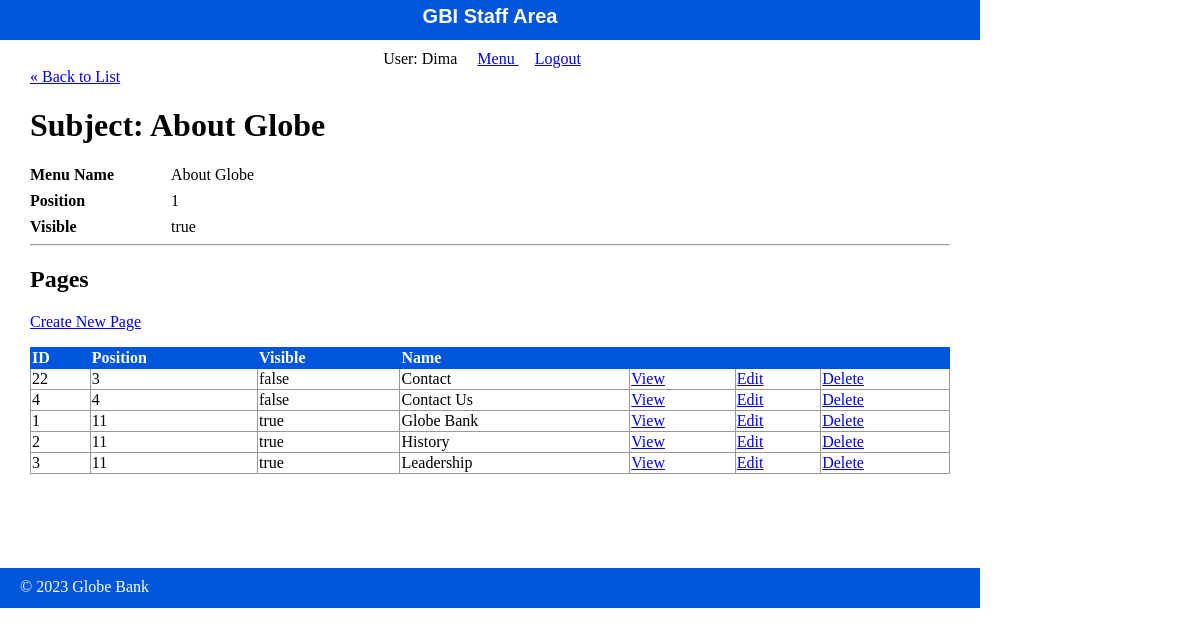
/staff/subjects/show.php (signed in), run on the app's committed database.
### tables this page shows
CREATE TABLE `subjects` (
  `id` int(11) NOT NULL,
  `menu_name` varchar(255) DEFAULT NULL,
  `position` int(3) DEFAULT NULL,
  `visible` tinyint(1) DEFAULT NULL
);

CREATE TABLE `pages` (
  `id` int(11) NOT NULL,
  `subject_id` int(11) DEFAULT NULL,
  `menu_name` varchar(255) DEFAULT NULL,
  `position` int(3) DEFAULT NULL,
  `visible` tinyint(1) DEFAULT NULL,
  `content` text DEFAULT NULL
);

### private/functions.php (called while the page is built, shortened)
<?php
function url_for($script_path){
    return WWW_ROOT . $script_path;
}
function u($string){
    return urlencode($string);
}
function h($string){
    return htmlspecialchars($string);
}
?>

### private/query_functions.php (called while the page is built, shortened)
<?php
function find_subject_by_id($id){
    global $db;
    $sql = "SELECT * FROM subjects WHERE id=?";
    $query = mysqli_execute_query($db, $sql,[$id]);
    $result = mysqli_fetch_assoc($query);
    return $result;
}
  function find_pages_by_subject_id($subject_id, array $options=[]){
    global $db;
    $visible = $options["visible"] ?? false;
    $sql = "SELECT * FROM pages WHERE subject_id=? ";
    $sql .= "ORDER BY position ASC";
    $result = mysqli_execute_query($db, $sql, [$subject_id]);
    return $result;
}
?>

### public/staff/subjects/show.php (the view, shortened to what this page needs)
<?php require_once('../../../private/initialize.php');
$id = $_GET['id'] ?? '1';
$subject = find_subject_by_id($id);
$pagesInSubject = find_pages_by_subject_id($id);
?>
<?php include(SHARED_PATH . '/staff_header.php'); ?>
<div id="content">
  <a class="back-link" href="<?php echo url_for('/staff/subjects/index.php'); ?>">&laquo; Back to List</a>
  <div class="page show">
    <h1>Subject: <?php echo h($subject["menu_name"]); ?> </h1>
    <dl>
      <dt>Menu Name</dt>
      <dd> <?php echo $subject["menu_name"];?> </dd>
    </dl>
    <dl>
      <dt>Position</dt>
      <dd> <?php echo $subject["position"];?> </dd>
    </dl>
    <dl>
      <dt>Visible</dt>
      <dd> <?php echo $subject['visible'] == '1' ? 'true' : 'false';  ?> </dd>
    </dl>
  </div>
  <hr>
  <div class="pages listing">
    <h2>Pages</h2>
    <div class="actions">
      <a class="action" href="<?php echo url_for('/staff/pages/new.php?subject_id=' . h(u($subject["id"]))); ?>">Create New Page</a>
    </div>
  	<table class="list">
  	  <tr>
        <th>ID</th>
        <th>Position</th>
        <th>Visible</th>
  	    <th>Name</th>
  	    <th>&nbsp;</th>
  	    <th>&nbsp;</th>
        <th>&nbsp;</th>
  	  </tr>
      <?php
      while($page = mysqli_fetch_assoc($pagesInSubject)) {
      ?>
        <tr>
          <td><?php echo h($page['id']); ?></td>
          <td><?php echo h($page['position']); ?></td>
          <td><?php echo $page['visible'] == 1 ? 'true' : 'false'; ?></td>
    	    <td><?php echo h($page['menu_name']); ?></td>
          <td><a class="action" href="<?php echo url_for('/staff/pages/show.php?id=' . h(u($page['id']))); ?>">View</a></td>
          <td><a class="action" href="<?php echo url_for('/staff/pages/edit.php?id=' . h(u($page['id']))); ?>">Edit</a></td>
          <td><a class="action" href="<?php echo url_for('/staff/pages/delete.php?id=' . h(u($page['id']))); ?>">Delete</a></td>
    	  </tr>
      <?php
      }
       ?>
  	</table>
  </div>
</div>
<?php include(SHARED_PATH . '/staff_footer.php'); ?>

### public/stylesheets/staff.css (style rules this page uses)
html { height: 100%; width: 100%; }
body { height: 980px; width: 100%; margin: 0; padding: 0; }
#content { width: 920px; min-height: 500px; padding: 0 30px; }
.actions { margin-bottom: 1em; }
table { border-collapse: collapse; vertical-align: top; }
table.list { width: 100%; }
table.list tr td { border: 1px solid #999999; }
table.list tr th { border: 1px solid #0055DD; background: #0055DD; color: white; text-align: left; }
dl { clear: both; overflow: hidden; margin: 0.5em 0; }
dt { float: left; font-weight: bold; width: 125px; }
dd { float: left; margin-left: 1em; }

### data on the page
subjects: menu_name "About Globe", position "1"
pages: id "22", position "3", visible "false", menu_name "Contact"
pages: id "4", position "4", visible "false", menu_name "Contact Us"
pages: id "1", position "11", visible "true", menu_name "Globe Bank"
pages: id "2", position "11", visible "true", menu_name "History"
pages: id "3", position "11", visible "true", menu_name "Leadership"

### other printed values
$_SESSION["username"] "Dima"
